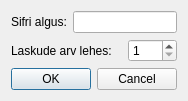
<?xml version="1.0" encoding="UTF-8"?>
<ui version="4.0">
 <class>SifriSeade</class>
 <widget class="QDialog" name="SifriSeade">
  <property name="windowModality">
   <enum>Qt::ApplicationModal</enum>
  </property>
  <property name="geometry">
   <rect>
    <x>0</x>
    <y>0</y>
    <width>174</width>
    <height>95</height>
   </rect>
  </property>
  <property name="windowTitle">
   <string>Sifrite lisamine</string>
  </property>
  <layout class="QVBoxLayout" name="verticalLayout">
   <item>
    <layout class="QGridLayout" name="gridLayout">
     <item row="0" column="0">
      <widget class="QLabel" name="label">
       <property name="text">
        <string>Sifri algus:</string>
       </property>
      </widget>
     </item>
     <item row="0" column="1" colspan="2">
      <widget class="QLineEdit" name="sifriAlgus"/>
     </item>
     <item row="1" column="0" colspan="2">
      <widget class="QLabel" name="label_2">
       <property name="text">
        <string>Laskude arv lehes:</string>
       </property>
      </widget>
     </item>
     <item row="1" column="2">
      <widget class="QSpinBox" name="laskudeArv">
       <property name="minimum">
        <number>1</number>
       </property>
       <property name="maximum">
        <number>5</number>
       </property>
      </widget>
     </item>
    </layout>
   </item>
   <item>
    <widget class="QDialogButtonBox" name="buttonBox">
     <property name="orientation">
      <enum>Qt::Horizontal</enum>
     </property>
     <property name="standardButtons">
      <set>QDialogButtonBox::Cancel|QDialogButtonBox::Ok</set>
     </property>
    </widget>
   </item>
  </layout>
 </widget>
 <resources/>
 <connections>
  <connection>
   <sender>buttonBox</sender>
   <signal>accepted()</signal>
   <receiver>SifriSeade</receiver>
   <slot>accept()</slot>
   <hints>
    <hint type="sourcelabel">
     <x>248</x>
     <y>254</y>
    </hint>
    <hint type="destinationlabel">
     <x>157</x>
     <y>274</y>
    </hint>
   </hints>
  </connection>
  <connection>
   <sender>buttonBox</sender>
   <signal>rejected()</signal>
   <receiver>SifriSeade</receiver>
   <slot>reject()</slot>
   <hints>
    <hint type="sourcelabel">
     <x>316</x>
     <y>260</y>
    </hint>
    <hint type="destinationlabel">
     <x>286</x>
     <y>274</y>
    </hint>
   </hints>
  </connection>
 </connections>
</ui>
